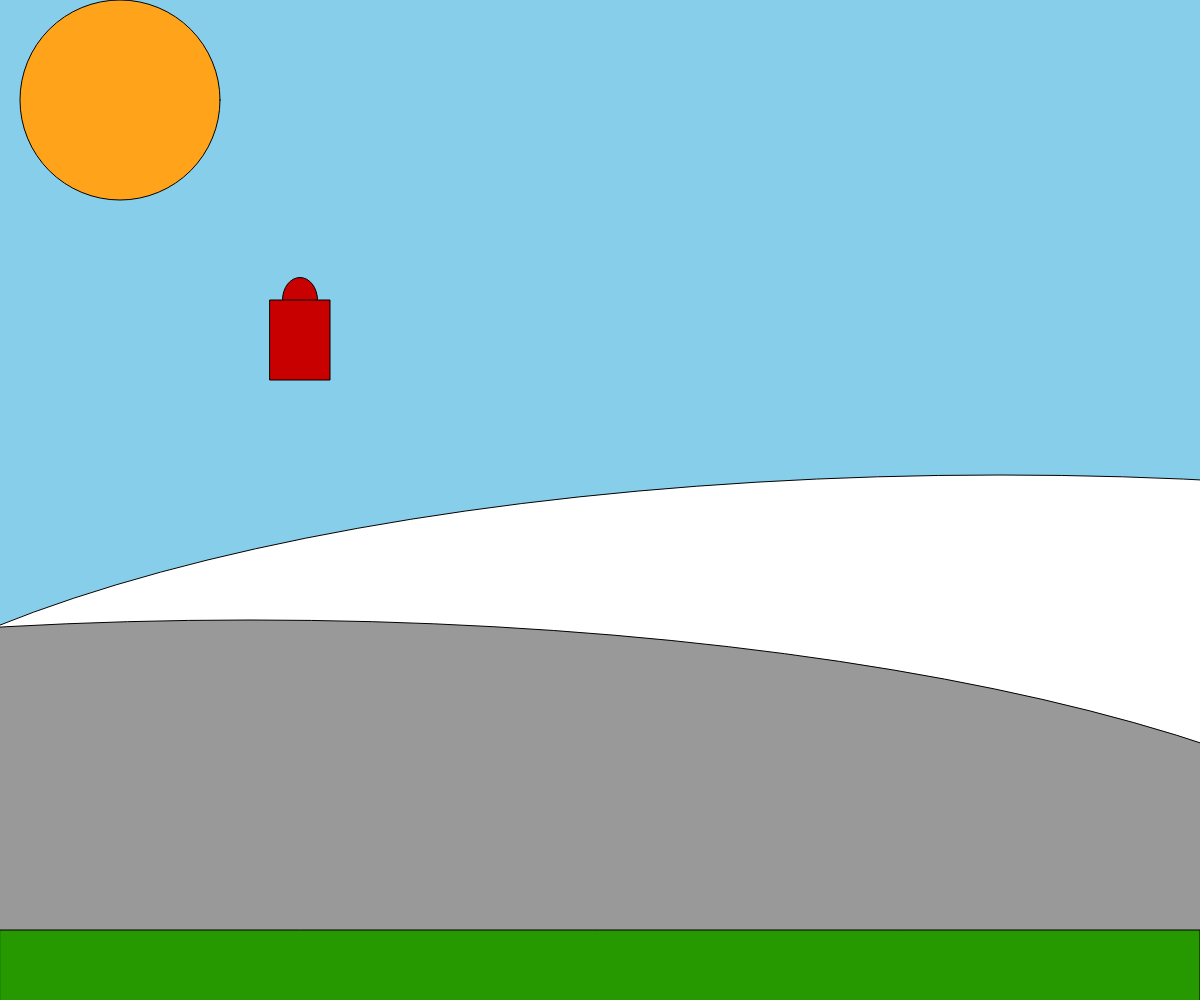
Frame 1 (no input)
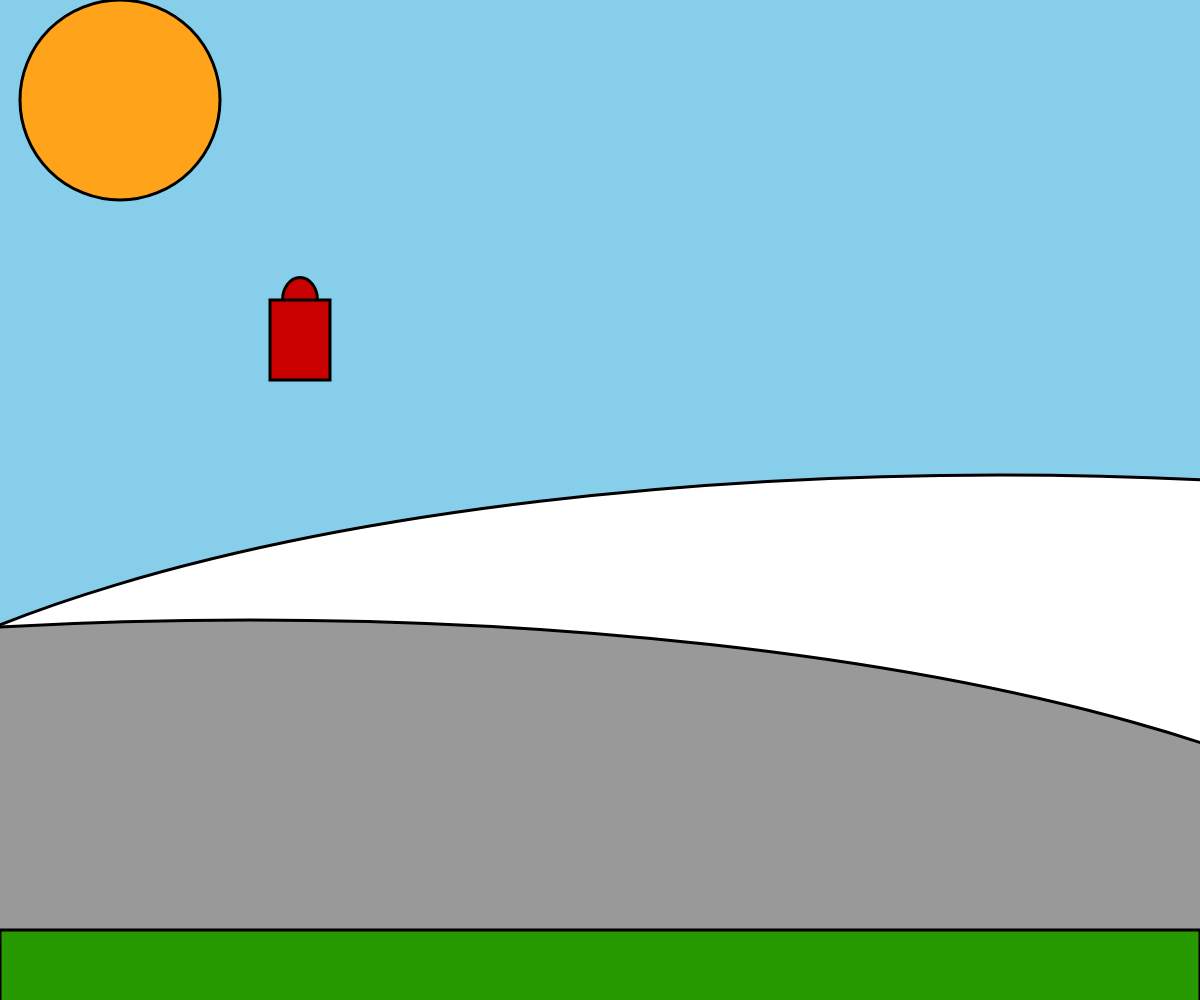
Frame 60 (no input)
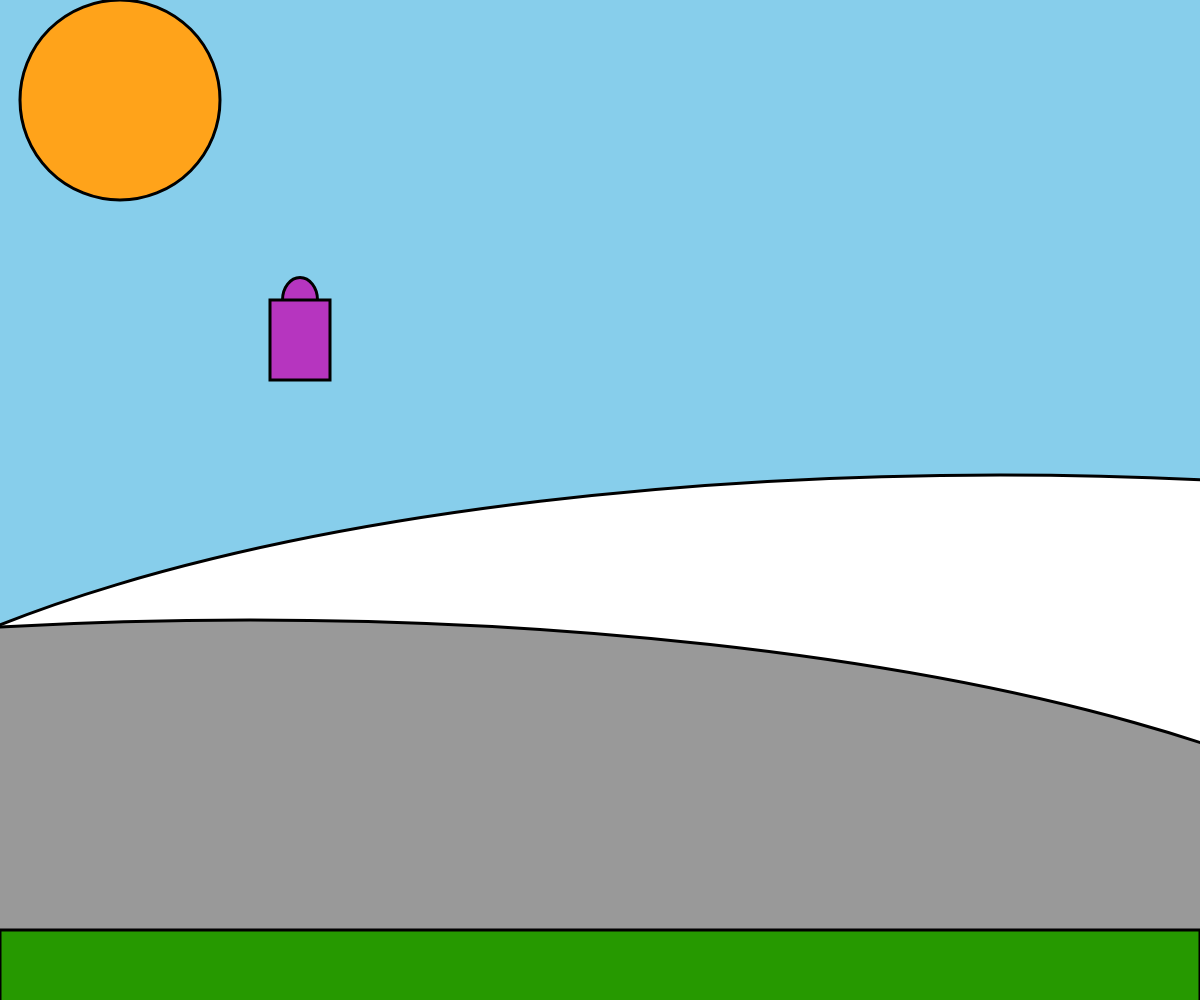
Frame 120 (the mouse pressed at the canvas centre since frame 60)

The p5.js sketch that drew these frames (run headless with seeded random() and noise() and a simulated clock; from frame 60 on, the mouse is pressed at the canvas centre):

// p5.js sketch
// ── sketch.js
// Interactive Scene
// Eric J
// 9/19/2025


let currentBack = 0 //set currentBack to 0

function setup(){
  //setting up the size and variables
  createCanvas(windowWidth,windowHeight);
  x = 300;
  y = 300;
  c = color(200,0,0);
}

function draw(){
  //background changes based on currentBack
  if (currentBack==0){
    background(135,206,235) //blue sky
  } else if (currentBack==1){
    background(255,204,153) //sunraise
  } else if (currentBack==2){
    background(100,149,237) //afternoon
  } else {
    background(25,25,112) //night
  }
  //mountains
  fill(255, 255, 255);
  ellipse(1000,height-150,2500,750);
  fill(153, 153, 153);
  ellipse(250,height-30,2500,700);
  //green ground
  fill(38, 153, 0);
  rect(0, height-70, width, 80);
  //sun
  fill(255, 163, 26);
  ellipse(120,100,200,200);
  //moving character
  fill(c);
  ellipse(x,y,35,45);
  rect(x-30,y,60,80);
  movement()
  //artist mark
  fill(0,0,0);
  textSize(30);
  text("Eric J",1830,950);
  stroke(0,0,0);
  strokeWeight(3);
}

function movement(){
  //keyboard inputs that controls character
  if(keyIsDown(LEFT_ARROW)) x -= 10;
  if(keyIsDown(RIGHT_ARROW)) x += 10;
  if(keyIsDown(UP_ARROW)) y -= 10;
  if(keyIsDown(DOWN_ARROW)) y += 10;
}

function keyPressed(){
  //reset position
  if (key=='r'){
    x = width/2;
    y = height/2;
  }
}

function mousePressed(){
  //change character color randomly
  if (mouseButton==LEFT){
    c = color(random(255),random(255),random(255))
  }
  //cycle background
  if (mouseButton==CENTER){
    currentBack=(currentBack + 1);
    if (currentBack >= 4){
      currentBack = 0;
    }
  }
}
